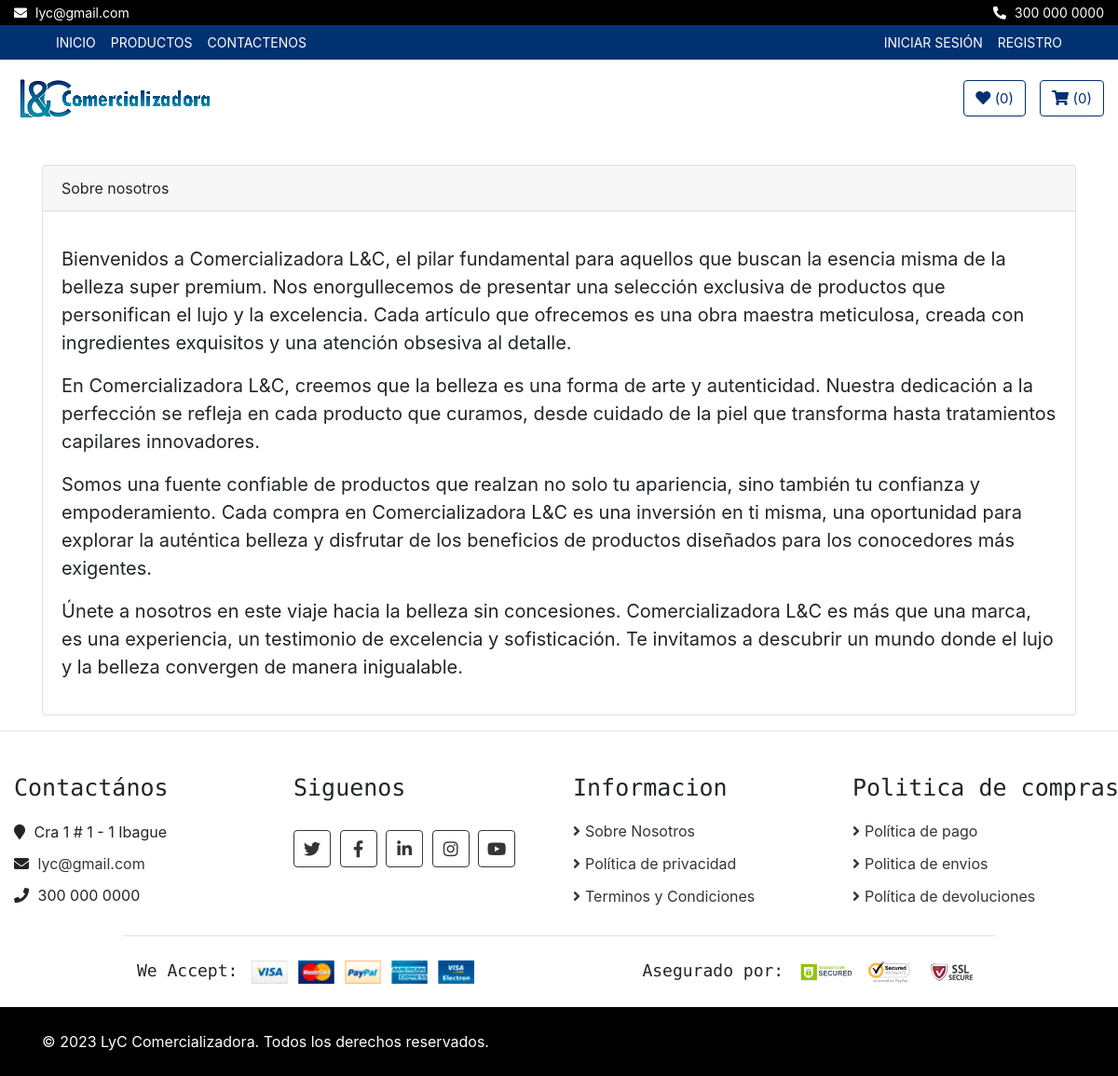
/politicas/sobre-nosotros/, run on the app's committed database.
### politicas/models.py (models this page shows, shortened)
class CorreoEmpresa(models.Model):
    direccion = models.CharField(max_length=100)
    correo = models.EmailField(unique=True)
    telefono = models.CharField(max_length=20)

class Acercade(models.Model):
    titulo = models.CharField(max_length=50)
    contenido = RichTextField()

class Copyright(models.Model):
    frase = models.CharField(max_length=255)

### politicas/views.py (the view)
# urls.py: path('sobre-nosotros/', views.aboutme, name='sobre-nosotros'),
def aboutme(request):
    sobrenosotros = Acercade.objects.all()
    context = {'sobrenosotros': sobrenosotros}
    return render(request, 'politicas/sobre_nosotros.html', context)

### core/context_processors.py (called while the page is built)
def correo_empresa(request):
    correo_empresa = CorreoEmpresa.objects.first()
    return {'correo_empresa': correo_empresa}

def copyright(request):
    copyright = Copyright.objects.first()
    return {'copyright': copyright}

### politicas/templates/politicas/sobre_nosotros.html (shortened to what this page needs)
{% extends 'core/base.html' %}
{% load static %}
{% block content %}
    <div class="container">
        <div class="card">
            {% for sobrenosotro in sobrenosotros %}
                <div class="card-header">{{ sobrenosotro.titulo }}</div>
                <div class="card-body">
                    <blockquote class="blockquote mb-0">
                        <p>{{ sobrenosotro.contenido | safe }}</p>
                    </blockquote>
                </div>
            {% endfor %}
        </div>
    </div>
{% endblock %}

### core/templates/core/base.html (shortened to what this page needs)
<!DOCTYPE html>
<html lang="es">
<head>
  {% load static %}
<link rel="stylesheet" href="https://cdnjs.cloudflare.com/ajax/libs/font-awesome/5.15.3/css/all.min.css">
<link href="https://stackpath.bootstrapcdn.com/bootstrap/4.4.1/css/bootstrap.min.css" rel="stylesheet" />
<link href="https://cdnjs.cloudflare.com/ajax/libs/font-awesome/5.10.0/css/all.min.css" rel="stylesheet" />
<link href="{% static 'core/css/mainstyle.css' %}" rel="stylesheet" />
<link href="https://stackpath.bootstrapcdn.com/bootstrap/4.5.2/css/bootstrap.min.css" rel="stylesheet">
<link rel="stylesheet" href="{% static 'lib/slick/slick.css' %}" type="text/css">
<link rel="stylesheet" href="{% static 'lib/slick/slick-theme.css' %}" type="text/css">
</head>
  <body>
    <div class="top-bar">
      <div class="container-fluid">
        <div class="row">
          <div class="col-sm-6">
            <i class="fa fa-envelope"></i>
            {{ correo_empresa.correo }}
          </div>
          <div class="col-sm-6">
            <i class="fa fa-phone-alt"></i>
            {{ correo_empresa.telefono }}
          </div>
        </div>
      </div>
    </div>
    <div class="nav">
      <div class="container-fluid">
        <nav class="navbar navbar-expand-md bg-dark navbar-dark">
          <div class="collapse navbar-collapse justify-content-between" id="navbarCollapse">
            <div class="navbar-nav mr-auto">
              <a href="{% url 'home' %}" class="nav-item nav-link">Inicio</a>
              <a href="{% url 'product_list' %}" class="nav-item nav-link">Productos</a>
              <a href="{% url 'contacto' %}" class="nav-item nav-link">Contactenos</a>
            </div>
            <div class="navbar-nav ml-auto">
              {% if not request.user.is_authenticated %}
                <li class="nav-item">
                  <a class="nav-link" href="{% url 'login' %}">Iniciar sesión</a>
                </li>
                <li class="nav-item">
                  <a class="nav-link" href="{% url 'signup' %}">Registro</a>
                </li>
              {% endif %}
            </div>
          </div>
        </nav>
      </div>
    </div>
    <header class="masthead">
      <div class="bottom-bar">
        <div class="container-fluid">
          <div class="row align-items-center">
            <div class="col-md-9">
              <div class="logo">
                <a href="{% url 'home' %}">
                  <img src="/static/core/img/logo.png" alt="Logo" />
                </a>
              </div>
            </div>
            <div class="col-md-3">
              <div class="user">
                  {% if user.is_authenticated %}
                  <a href="{% url 'wishlist' %}" class="btn wishlist">
                      <i class="fa fa-heart"></i>
                      <span>({{ request.session.wishlist|length }})</span>
                  </a>
                  <a href="{% url 'cart' %}" class="btn cart" id="cart">
                      <i class="fa fa-shopping-cart"></i>
                      <span>({{ request.session.cart|length }})</span>
                  </a>
                  {% else %}
                  <a href="{% url 'login' %}" class="btn wishlist" id="wishlist">
                      <i class="fa fa-heart"></i>
                      <span>({{ request.session.wishlist|length }})</span>
                  </a>
                  <a href="{% url 'login' %}" class="btn cart">
                      <i class="fa fa-shopping-cart"></i>
                      <span>({{ request.session.cart|length }})</span>
                  </a>
                  {% endif %}
              </div>
          </div>
          </div>
        </div>
      </div>
    </header>
    {% block content%}
    {% endblock%}
    {% if request.path != "/" %}
    <hr />
    {% endif %}
    <div class="footer_container">
      <div class="footer">
        <div class="container-fluid">
          <div class="row">
            <div class="col-lg-3 col-md-6">
              <div class="footer-widget">
                <h2>Contactános</h2>
                <div class="contact-info">
                  <p>
                    <i class="fa fa-map-marker"></i> {{ correo_empresa.direccion }}
                  </p>
                  <p>
                    <i class="fa fa-envelope"></i>
                    <a href="mailto:{{ correo_empresa.correo }}" target="_blank"
                      style="color: #353535; text-decoration: none;">{{ correo_empresa.correo }}</a>
                  </p>
                  <p><i class="fa fa-phone"></i> {{ correo_empresa.telefono }}</p>
                </div>
              </div>
            </div>
            <div class="col-lg-3 col-md-6">
              <div class="footer-widget">
                <h2>Siguenos</h2>
                <div class="contact-info">
                  <div class="social">
                    <a href="https://twitter.com/" target="_blank"><i class="fab fa-twitter"></i></a>
                    <a href="https://www.facebook.com/" target="_blank"><i class="fab fa-facebook-f"></i></a>
                    <a href="https://www.linkedin.com/" target="_blank"><i class="fab fa-linkedin-in"></i></a>
                    <a href="https://www.instagram.com/" target="_blank"><i class="fab fa-instagram"></i></a>
                    <a href="https://youtu.be/E_xaxzYjc7I" target="_blank"><i class="fab fa-youtube"></i></a>
                  </div>
                </div>
              </div>
            </div>
            <div class="col-lg-3 col-md-6">
              <div class="footer-widget">
                <h2>Informacion</h2>
                <ul>
                  <li><a href="{% url 'sobre-nosotros' %}">Sobre Nosotros</a></li>
                  <li><a href="{% url 'politica-privacidad' %}">Política de privacidad</a></li>
                  <li><a href="{% url 'terminos-condiciones' %}">Terminos y Condiciones</a></li>
                </ul>
              </div>
            </div>
            <div class="col-lg-3 col-md-6">
              <div class="footer-widget">
                <h2>Politica de compras</h2>
                <ul>
                  <li><a href="{% url 'politica-pagos' %}">Política de pago</a></li>
                  <li><a href="{% url 'politica-envios' %}">Politica de envios</a></li>
                  <li><a href="{% url 'politica-devoluciones' %}">Política de devoluciones</a></li>
                </ul>
              </div>
            </div>
          </div>
          <div class="row payment align-items-center">
            <div class="col-md-6">
              <div class="payment-method">
                <h2>We Accept:</h2>
                <img src="{% static 'core/img/payment-method.png' %}" alt="Payment Method" />
              </div>
            </div>
            <div class="col-md-6">
              <div class="payment-security">
                <h2>Asegurado por:</h2>
                <img src="{% static 'core/img/godaddy.svg' %}" alt="Payment Security" />
                <img src="{% static 'core/img/norton.svg' %}" alt="Payment Security" />
                <img src="{% static 'core/img/ssl.svg' %}" alt="Payment Security" />
              </div>
            </div>
          </div>
        </div>
      </div>
      <div class="footer-bottom">
        <div class="container">
          <div class="row">
            <div class="col-md-6 copyright">
              <p>{{ copyright.frase }}</p>
            </div>
          </div>
        </div>
      </div>
    </div>
  </body>
</html>

### core/static/core/css/mainstyle.css (style rules this page uses)
body { color: #353535; font-family: 'Open Sans', sans-serif; font-weight: 400; background: #f3f6ff; }
a { color: #003171; }
h2 { font-family: 'Source Code Pro', monospace; font-weight: 700; }
@media (min-width: 992px) { .container-fluid { padding-right: 60px; padding-left: 60px; } }
.btn { color: #003171; background: #ffffff; }
.top-bar { padding: 3px 0; font-size: 14px; color: #ffffff; background: #000000; }
.top-bar i { margin-right: 5px; }
.top-bar .col-sm-6:first-child { text-align: left; }
.top-bar .col-sm-6:last-child { text-align: right; }
.nav { position: relative; }
@media (min-width: 992px) { .nav .container-fluid { padding-left: 52px; padding-right: 52px; } }
.nav .navbar { height: 100%; padding: 0; }
@media (min-width: 768px) { .nav, .nav .navbar { background: #003171 !important; } }
@media (min-width: 768px) { .nav .navbar-dark a.nav-link { color: #ffffff; font-size: 14px; text-transform: uppercase; } }
.bottom-bar { padding: 15px 0; background: #ffffff; margin-bottom: 30px; }
.bottom-bar .logo { text-align: left; overflow: hidden; }
.bottom-bar .logo a img { max-height: 60px; }
.bottom-bar .user { font-size: 0; text-align: right; }
.bottom-bar .user .wishlist { margin-right: 15px; }
.bottom-bar .user .cart i, .bottom-bar .user .wishlist i { color: #003171; }
.bottom-bar .user .cart span, .bottom-bar .user .wishlist span { color: #003171; font-size: 15px; }
@media (min-width: 768px) { .bottom-bar { max-height: 90px; } }
.footer { position: relative; padding: 30px 0 0 0; background: #ffffff; }
.footer .footer-widget { position: relative; width: 100%; margin-bottom: 30px; }
.footer .footer-widget h2 { font-size: 25px; white-space: nowrap; margin-bottom: 20px; }
.footer .footer-widget ul { margin: 0; padding: 0; list-style: none; }
.footer .footer-widget ul li { margin-bottom: 12px; }
.footer .footer-widget ul li:last-child { margin-bottom: 0; }
.footer .footer-widget ul li a { color: #353535; white-space: nowrap; display: block; line-height: 23px; transition: all .3s; }
.footer .footer-widget ul li a::before { content: '\f105'; font-family: 'Font Awesome 5 Free'; font-weight: 900; padding-right: 5px; }
.footer .contact-info p { margin-bottom: 10px; font-size: 16px; }
.footer .contact-info p i { margin-right: 5px; }
.footer .social { position: relative; width: 100%; }
.footer .social a { display: inline-block; margin: 10px 5px 0 0; width: 40px; height: 40px; padding: 6px 0; text-align: center; font-size: 18px; color: #353535; border: 1px solid #353535; border-radius: 4px; transition: all .3s; }
.footer .payment { padding-top: 25px; padding-bottom: 25px; border-top: 1px solid rgba(0,0,0,.1); }
@media (min-width: 992px) { .footer .payment { max-width: 80%; margin: 0 auto; } }
.footer .payment-method, .footer .payment-security { overflow: hidden; }
.footer .payment-method { text-align: left; }
.footer .payment-security { text-align: right; }
.footer .payment-method h2, .footer .payment-security h2 { display: inline-block; margin: 0 10px 0 0; font-size: 18px; font-weight: 400; line-height: 22px; }
.footer .payment-method img, .footer .payment-security img { height: 25px; }
.footer-bottom { position: relative; padding: 25px 0; background: #000000; }
.footer-bottom .copyright { text-align: left; }
.footer-bottom .copyright p, .footer-bottom .template-by p { color: #ffffff; font-weight: 400; margin: 0; }

### core/templates/core/base.html (style rules this page uses)
.cart { color: #003171; background: #ffffff; border-color: #003171; }
.wishlist { color: #003171; background: #ffffff; border-color: #003171; }

### data on the page
CorreoEmpresa: correo "lyc@gmail.com", telefono "300 000 0000", direccion "Cra 1 # 1 - 1 Ibague"
Acercade: titulo "Sobre nosotros", contenido "Bienvenidos a Comercializadora L&C, el pilar fundamental para aquellos que buscan la esencia misma de la belleza super premium. Nos enorgullecemos de presentar una selección exclusiva de productos que personifican el lujo y la excelencia. Cada artículo que ofrecemos es una obra maestra meticulosa, creada con ingredientes exquisitos y una atención obsesiva al detalle. En Comercializadora L&C, creemos que la belleza es una forma de arte y autenticidad. Nuestra dedicación a la perfección se refleja en cada producto que curamos, desde cuidado de la piel que transforma hasta tratamientos capilares innovadores. Somos una fuente confiable de productos que realzan no solo tu apariencia, sino…"
Copyright: frase "© 2023 LyC Comercializadora. Todos los derechos reservados."

### other printed values
{{ request.session.wishlist|length }} "0"
{{ request.session.cart|length }} "0"
